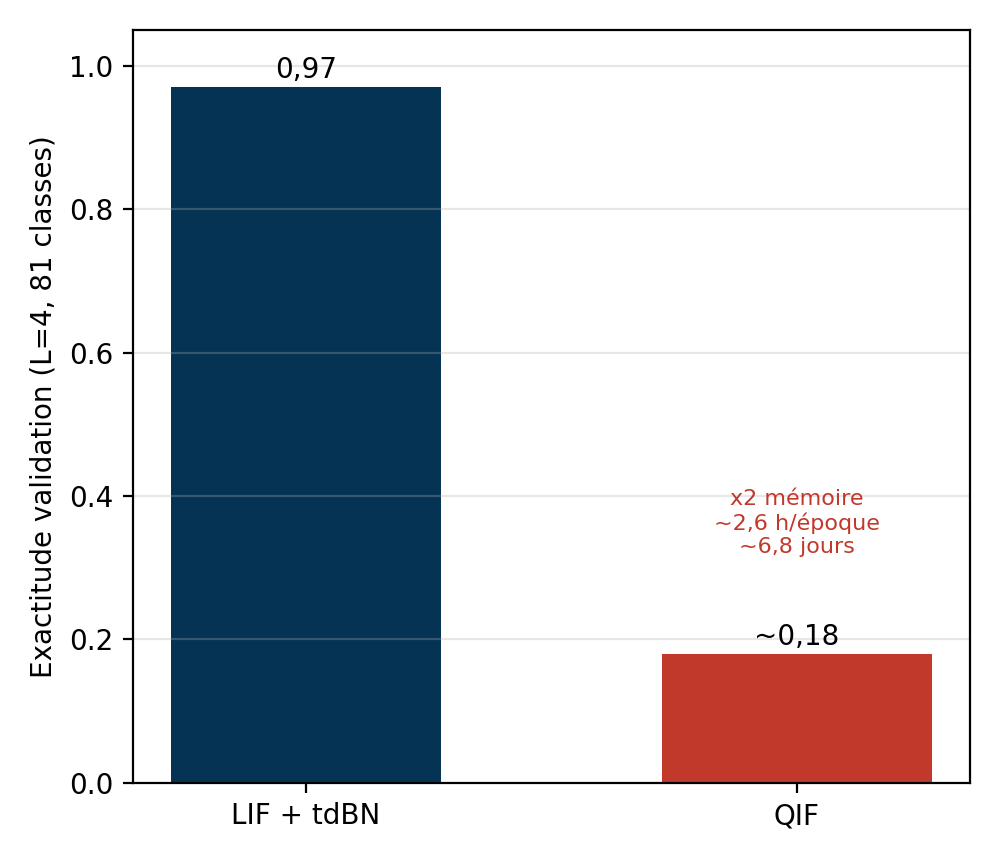

Generate this figure with Python:
import matplotlib; matplotlib.use("Agg"); import matplotlib.pyplot as plt
from pathlib import Path
plt.rcParams["pdf.fonttype"]=42
OUT=Path("/users/abdekess61/raouf/SResNet/reunion_finale")
MARINE="#043353"; RED="#C0392B"
labels=["LIF + tdBN","QIF"]; acc=[0.9704,0.18]
fig,ax=plt.subplots(figsize=(5,4.3))
b=ax.bar(labels,acc,color=[MARINE,RED],width=0.55)
ax.text(b[0].get_x()+b[0].get_width()/2,0.9704+0.012,"0,97",ha="center")
ax.text(b[1].get_x()+b[1].get_width()/2,0.18+0.012,"~0,18",ha="center")
ax.set_ylabel("Exactitude validation (L=4, 81 classes)"); ax.set_ylim(0,1.05); ax.grid(axis="y",alpha=0.3)
ax.text(1,0.32,"x2 mémoire\n~2,6 h/époque\n~6,8 jours",ha="center",fontsize=8,color=RED)
plt.tight_layout(); fig.savefig(OUT/"fig_qif_vs_lif.pdf")
fig.savefig(OUT/"fig_qif_vs_lif.png",dpi=200,facecolor="white"); print("OK fig_qif_vs_lif")
